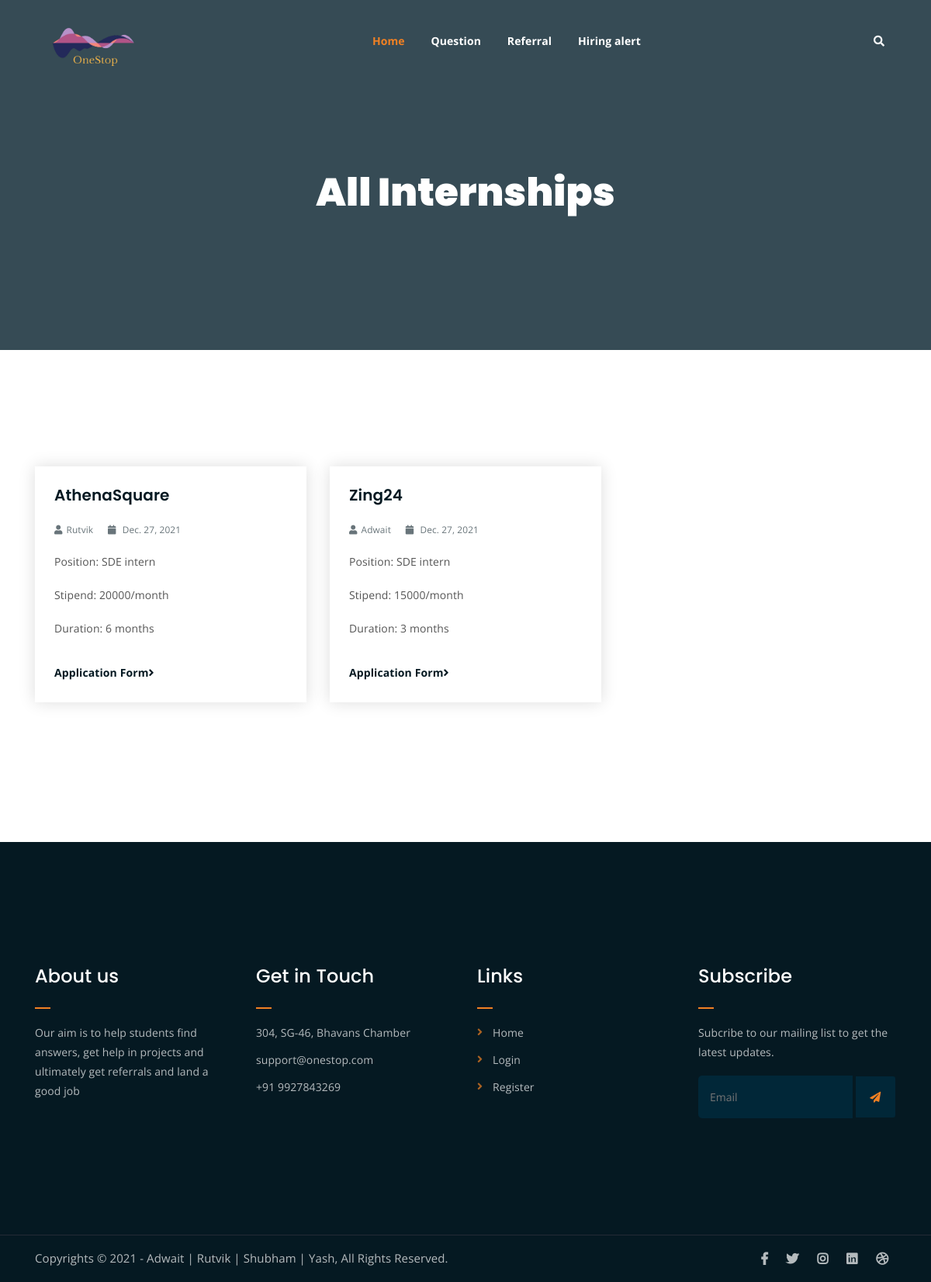
Screenshot of /internship with the database file from the repository.
### main/models.py (models this page shows)
class Internship(models.Model):
    company_name = models.CharField(max_length=500)
    position = models.CharField(max_length=30)
    appln_form = models.URLField(null=True)
    author = models.ForeignKey(User, on_delete=models.CASCADE)
    date_posted = models.DateField(default=datetime.datetime.now())
    duration = models.CharField(max_length=20)
    batches_allowed = models.CharField(max_length=50)
    stipend = models.CharField(max_length=50)

### main/views.py (the view)
# urls.py: path("internship", internship, name="internship"),
def internship(request):
    internships = Internship.objects.all()
    return render(request, "main/internship.html", {"internships": internships})

### main/templates/main/internship.html
{% extends "main/base.html" %} {% block content%}
<div class="breadcrumb-section breadcrumb-bg">
  <div class="container">
    <div class="row">
      <div class="col-lg-8 offset-lg-2 text-center">
        <div class="breadcrumb-text">
          <h1>All Internships</h1>
          <br />
        </div>
      </div>
    </div>
  </div>
</div>
<div class="latest-news mt-150 mb-150">
  <div class="container">
    <div class="row">
      {% for internship in internships %}
      <div class="col-lg-4 col-md-6">
        <div class="single-latest-news">
          <div class="news-text-box">
            <h3>{{ internship.company_name }}</h3>
            <p class="blog-meta">
              <span class="author"
                ><i class="fas fa-user"></i>{{ internship.author }}</span
              >
              <span class="date"
                ><i class="fas fa-calendar"></i>
                {{internship.date_posted}}</span
              >
            </p>
            <p class="excerpt">Position: {{ internship.position }}</p>
            <p class="excerpt">Stipend: {{ internship.stipend }}/month</p>
            <p class="excerpt">Duration: {{ internship.duration }} months</p>
            <a class="read-more-btn" href="{{internship.link}}" target="_blank">
              Application Form<i class="fas fa-angle-right"></i
            ></a>
          </div>
        </div>
      </div>
      {% endfor %}
    </div>
  </div>
</div>
{% endblock content%}

### main/static/main/css/main.css (style rules this page uses)
html { font-size: 14px; font-weight: 400; line-height: 28px; height: 100%; }
body { font-family: "Open Sans", sans-serif; font-weight: 400; font-size: 1rem; letter-spacing: 0.1px; line-height: 1.8; color: #051922; overflow-x: hidden; }
a { cursor: pointer; text-decoration: none; -webkit-transition: all 0.2s ease-in-out; -o-transition: all 0.2s ease-in-out; transition: all 0.2s ease-in-out; }
h1, .h1, h2, .h2, h3, .h3, h4, .h4, h5, .h5, h6, .h6 { font-family: "Poppins", sans-serif; font-weight: 700; margin: 0 0 1.25rem 0; color: #051922; }
h1, .h1 { font-size: 4rem; font-weight: 700; line-height: 4rem; }
h3, .h3 { font-size: 2rem; font-weight: 700; line-height: 2.25rem; }
p { font-family: "Open Sans", sans-serif; font-weight: 400; font-size: 1rem; letter-spacing: 0.1px; line-height: 1.8; color: #051922; margin: 0 0 1.25rem 0; }
.mt-150 { margin-top: 150px; }
.mb-150 { margin-bottom: 150px; }
a.read-more-btn { display: inline-block; margin-top: 15px; color: #051922; -webkit-transition: 0.3s; -o-transition: 0.3s; transition: 0.3s; font-weight: 700; }
.breadcrumb-bg { background-image: url(../img/breadcrumb-bg.jpg); }
.breadcrumb-text h1 { font-size: 50px; font-weight: 900; color: #fff; margin: 0; margin-top: 20px; }
.breadcrumb-section { padding: 150px 0; background-size: cover; background-position: center center; position: relative; z-index: 1; background-attachment: fixed; padding-top: 200px; }
.breadcrumb-section:after { position: absolute; left: 0; top: 0; width: 100%; height: 100%; content: ""; background-color: #07212e; z-index: -1; opacity: 0.8; }
.single-latest-news { -webkit-box-shadow: 0 0 20px #dddddd; box-shadow: 0 0 20px #dddddd; -webkit-transition: 0.3s; -o-transition: 0.3s; transition: 0.3s; }
html, body { height: 100%; }
.single-latest-news h3 { font-size: 20px; line-height: 1.25em; font-weight: 600; }
p.blog-meta span { margin-right: 15px; opacity: 0.6; color: #051922; font-size: 0.85em; }
p.blog-meta span:last-child { margin-right: 0; }
p.blog-meta span i { margin-right: 5px; }
p.excerpt { line-height: 1.8; color: #555; }
.news-text-box { padding: 25px; border-bottom-left-radius: 5px; border-bottom-right-radius: 5px; }
.single-latest-news { margin-bottom: 30px; }

### rows the page displays
Internship: company_name "AthenaSquare", author "Rutvik", date_posted "Dec. 27, 2021", position "SDE intern", stipend "20000", duration "6"
Internship: company_name "Zing24", author "Adwait", date_posted "Dec. 27, 2021", position "SDE intern", stipend "15000", duration "3"
